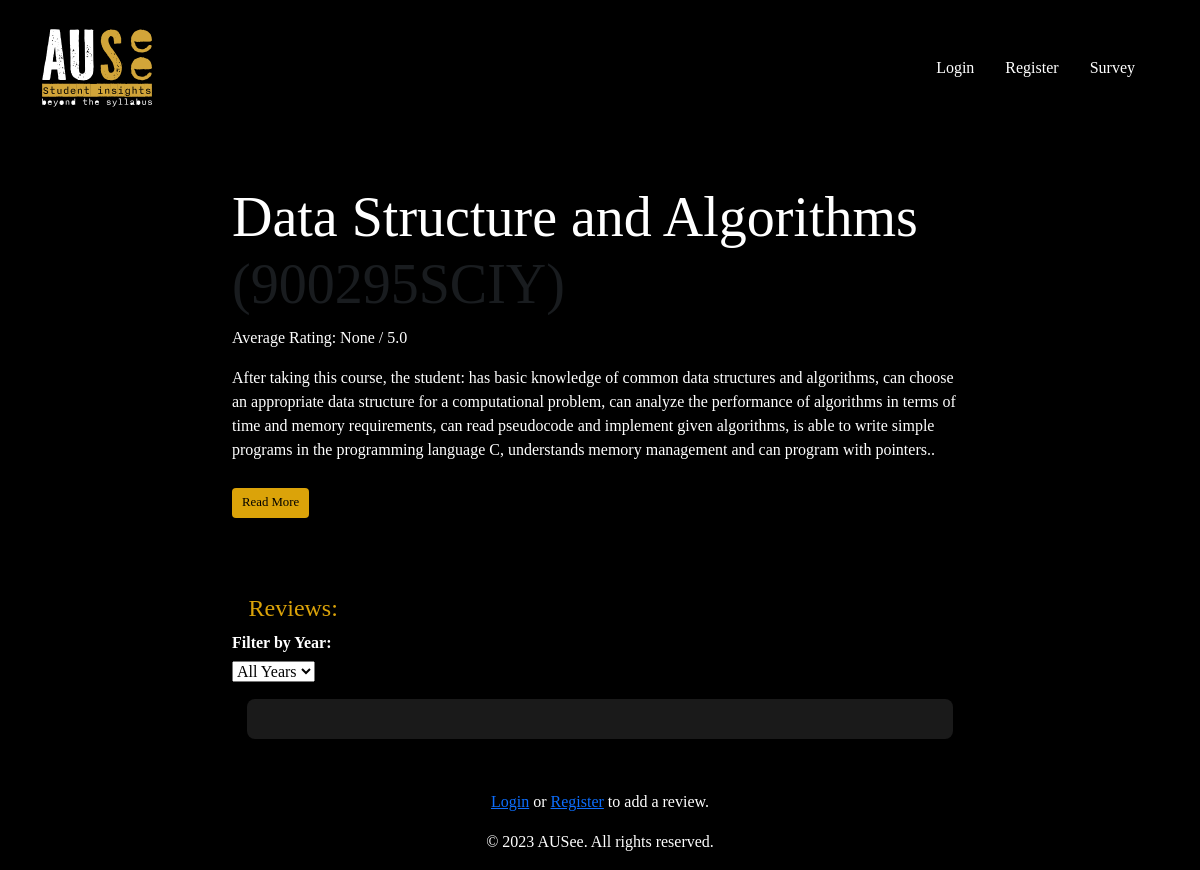
The page /courses/241/ on the database as committed earlier.
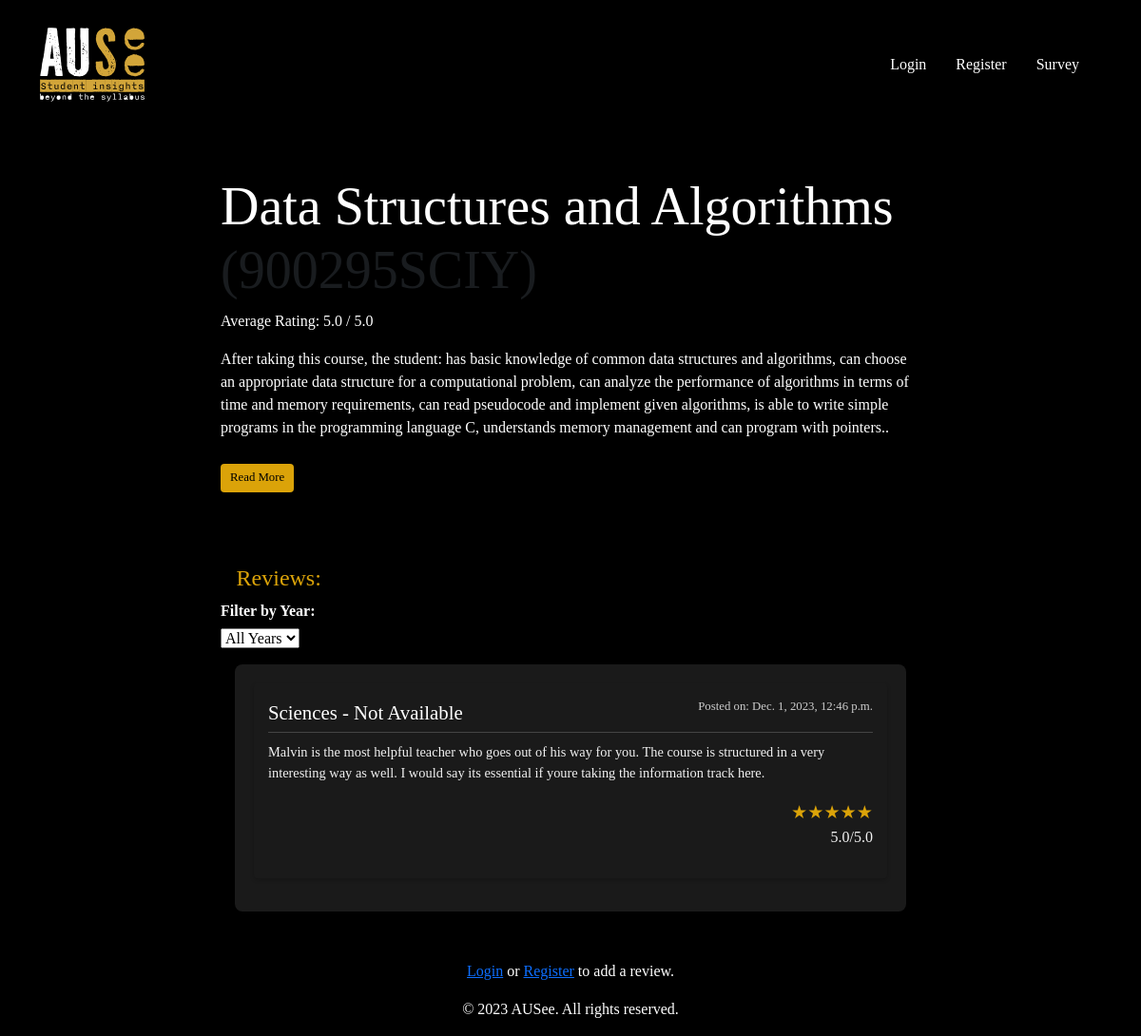
The same page on the database as committed later.
### reviews/models.py (models this page shows, shortened)
class Course(models.Model):
    name = models.CharField(max_length=255)
    code = models.CharField(max_length=50)
    description = models.TextField(blank=True, null=True)
    level = models.PositiveSmallIntegerField(choices=LEVEL_CHOICES, default=100)
    def average_rating(self):
        reviews = self.review_set.all()
        if not reviews:
            return None
        total_rating = sum([review.rating for review in reviews])
        avg_rating = total_rating / len(reviews)
        return round(avg_rating, 1)  # round to 1 decimal place

class Review(models.Model):
    course = models.ForeignKey(Course, on_delete=models.CASCADE)
    text = models.TextField()
    rating = models.FloatField(choices=RATING_CHOICES)
    teacher_name = models.CharField(max_length=100, blank = True, null = True)
    teacher_quality = models.FloatField(choices=RATING_CHOICES, blank = True, null = True)
    created_date = models.DateTimeField(auto_now_add=True)
    updated_date = models.DateTimeField(auto_now=True)
    user = models.ForeignKey('users.CustomUser', on_delete=models.CASCADE)

### users/models.py (models this page shows)
class CustomUser(AbstractUser):
    joined_date = models.DateTimeField(auto_now_add=True)
    major = models.CharField(max_length=50, choices=MAJOR_CHOICES, default='Sciences')
    track = models.CharField(max_length=80)

### reviews/views.py (the view)
# urls.py: path('<int:course_id>/', views.course_detail, name='course_detail'),
def course_detail(request, course_id):
    course = get_object_or_404(Course, id=course_id)
    year_filter = request.GET.get('year')
    if year_filter:
        reviews = Review.objects.filter(course=course, created_date__year=year_filter).order_by('-created_date')
    else:
        reviews = Review.objects.filter(course=course).order_by('-created_date')
    review_date_range = Review.objects.aggregate(start_year=Min('created_date__year'), end_year=Max('created_date__year'))
    years = range(review_date_range['start_year'], review_date_range['end_year'] + 1) if review_date_range['start_year'] else []
    if request.method == "POST":
        form = ReviewForm(request.POST)
        if form.is_valid():
            review = form.save(commit=False)
            review.course = course
            review.user = request.user  # Set the user for the review
            review.save()
            return redirect('reviews:course_detail', course_id=course_id)
    else:
        form = ReviewForm()
    if 'delete_review' in request.POST:
        review_id = request.POST.get('review_id')
        review = Review.objects.get(id=review_id, user=request.user)
        review.delete()
        return HttpResponseRedirect(request.path_info)
    context = {
        'course': course,
        'reviews': reviews,
        'form': form,
        'current_year': year_filter,
        'available_years': years
    }
    return render(request, 'reviews/course_detail.html', context)

### reviews/forms.py
class ReviewForm(forms.ModelForm):
    class Meta:
        model = Review
        fields = ['rating', 'text', 'teacher_name', 'teacher_quality']
        widgets = {
            'text': forms.Textarea(attrs={'rows': 5, 'placeholder': 'Share your thoughts about this course... '}),
            'teacher_name': forms.Textarea(attrs={'rows': 1}),
        }
        help_texts = {
            'rating': 'Enter a rating between 1.0 and 5.0',
            'teacher_name': '(Optional)',
            'teacher_quality': '(Optional)',
        }
        labels = {
            'text': 'Review:',
            'teacher_name': 'Teacher Name:',
            'teacher_quality': 'Teacher Quality:',
        }

### reviews/templates/reviews/course_detail.html (shortened to what this page needs)
{% extends "base.html" %}
{% block content %}
<div class="container-main">
    <div class="row">
        <div class="col-md-8 offset-md-2">
            <h2 class="display-4">{{ course.name }} <span class="text-muted">({{ course.code }})</span></h2>
            <p><strong>Average Rating:</strong> {{ course.average_rating }} / 5.0</p>
            <div id="courseSummaryShort">
                <p>{{ course.description|truncatechars:800 }}.</p>
                <button id="toggleSummary" class="btn btn-primary" onclick="toggleDescription()">Read More</button>
            </div>
            <h3 class="topicx">Reviews:</h3>
            <div class="year-filter">
                <form method="get" action=".">
                    <label for="year">Filter by Year:</label>
                    <select name="year" onchange="this.form.submit()">
                        <option value="">All Years</option>
                    </select>
                </form>
            </div>
            <div class="reviews-scrollbox">
                <ul class="list-unstyled">
                    <div class="review-container">
                        {% for review in reviews %}
                        <div class="review-item">
                            <div class="review-header">
                                <span class="review-major">{{ review.user.major }} - {{ review.user.track }}</span>
                                <span class="review-date">Posted on: {{ review.created_date }}</span>
                            </div>
                            <div class="review-body">
                                <p class="review-text">{{ review.text }}</p>
                            </div>
                                <p>
                                    <span class="star-rating" data-rating="{{ review.rating|floatformat:1 }}"></span>
                                    <span class="rating-holder"> {{ review.rating|floatformat:1 }}/5.0 </span>
                                </p>
                        </div>
                        {% endfor %}
                    </div>
                </ul>
            </div>
            {% if user.is_authenticated %}
            <div class="container mt-5">
                <div class="row">
                    <div class="col-md-8 offset-md-2">
                        <div class="text-center mb-4">
                            <button id="addReviewButton" class="btn btn-third" onclick="toggleReviewForm()">Add a Review</button>
                        </div>
                        <div id="reviewForm" class="review-container" style="display: none;">
                            <h2 class="text-center mb-4">Add a Review</h2>
                            <form method="post">
                                {% csrf_token %}
                                {{ form.as_p }}
                                <button type="submit" class="btn btn-success">Submit Review</button>
                            </form>
                        </div>
                    </div>
                </div>
            </div>
            {% else %}
            <div class="helptext-container">
                <p>
                  <a href="{% url 'users:login' %}?next={{ request.path }}">Login</a> or
                  <a href="{% url 'users:register' %}?next={{ request.path }}">Register</a> to add a review.
                </p>
            </div>
            {% endif %}
        </div>
    </div>
</div>
{% endblock %}

Rows that differ between the two databases and show on the page:
changed Course "900295SCIY": name "Data Structure and Algorithms" → "Data Structures and Algorithms"; average_rating "None" → "5.0"
added Review: user.major "Sciences", user.track "Not Available", created_date "Dec. 1, 2023, 12:46 p.m.", text "Malvin is the most helpful teacher who goes out of his way for you. The course is structured in a very interesting way as well. I would say its essential if youre taking the information track here.", rating "5.0"
